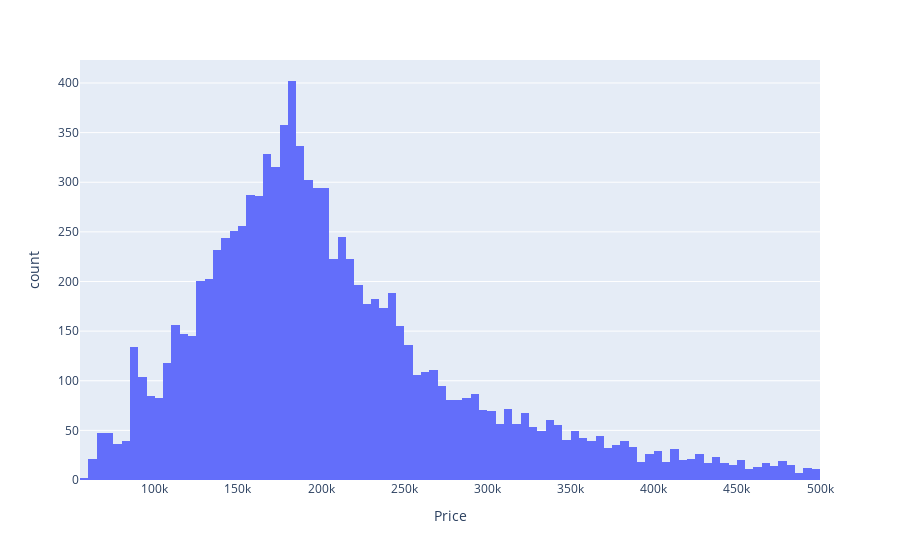

Notebook code cell kept with this figure:
### Code cell
px.histogram(df, x='Price')

### Figure 1 — Plotly figure (JSON) as saved in the notebook; plotly's stock layout.template omitted (floating-point values rounded to 4 significant figures; data arrays with more than 128 entries replaced by an {"elided": "..."} marker saying what was removed)
{"data": [{"alignmentgroup": "True", "bingroup": "x", "hovertemplate": "Price=%{x}<br>count=%{y}<extra></extra>", "legendgroup": "", "marker": {"color": "#636efa"}, "name": "", "offsetgroup": "", "orientation": "v", "showlegend": false, "type": "histogram", "x": {"elided": "9768 float values"}, "xaxis": "x", "yaxis": "y"}], "layout": {"barmode": "relative", "legend": {"tracegroupgap": 0}, "margin": {"t": 60}, "xaxis": {"anchor": "y", "domain": [0, 1], "title": {"text": "Price"}}, "yaxis": {"anchor": "x", "domain": [0, 1], "title": {"text": "count"}}}}
